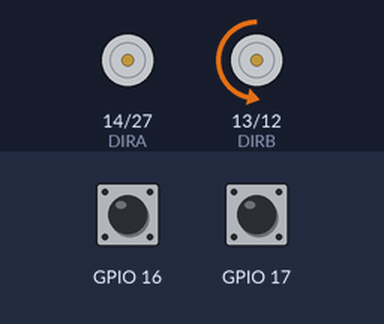
A sketch run on a simulated ESP32. Parts: direction and speed pins drawn as motors (green arrow = direction pin HIGH = forward, orange = LOW = backward, longer = more drive). The inputs (shaded band) are chosen by the test bench; at power-on: GPIO 16 HIGH, GPIO 17 HIGH. What the sketch prints to the serial monitor is not drawn.

Above: at 1.2 s.
1.3 s: GPIO 16 pulled LOW for 0.15 s
At 2.5 s:
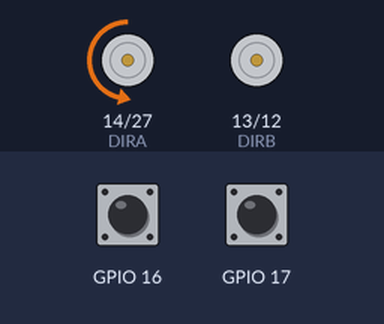
2.9 s: GPIO 17 pulled LOW for 0.15 s
At 3.9 s:
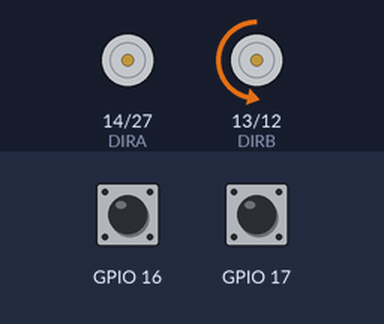
4.5 s: GPIO 16 pulled LOW for 1 s
At 5.1 s:
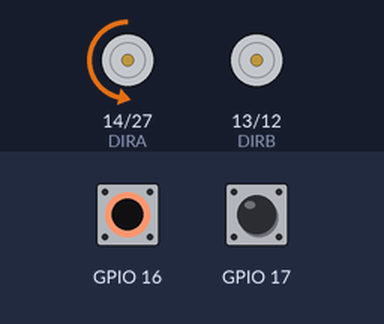
7.0 s: GPIO 17 pulled LOW for 1 s
At 8.2 s:
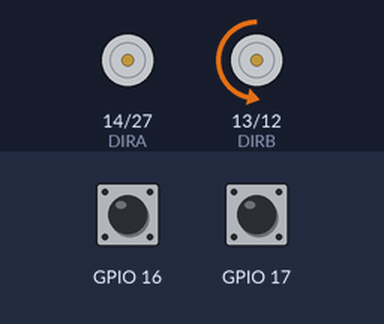
Timing chart, 0 to 10.0 s (numbered marks = the images above; inputs shaded):
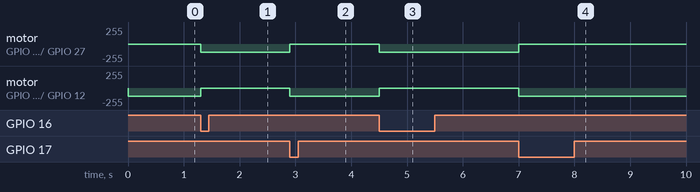

Measured:
- after the input at 1.3 s, motor on GPIO 14 (DIRA) / GPIO 27 (PWMA): stopped → backward 125/255 at once; motor on GPIO 13 (DIRB) / GPIO 12 (PWMB): backward 125/255 → stopped at once
- after the input at 2.9 s, motor on GPIO 14 (DIRA) / GPIO 27 (PWMA): backward 125/255 → stopped at once; motor on GPIO 13 (DIRB) / GPIO 12 (PWMB): stopped → backward 125/255 at once
- after the input at 4.5 s, motor on GPIO 14 (DIRA) / GPIO 27 (PWMA): stopped → backward 125/255 at once; motor on GPIO 13 (DIRB) / GPIO 12 (PWMB): backward 125/255 → stopped at once
- after the input at 7.0 s, motor on GPIO 14 (DIRA) / GPIO 27 (PWMA): backward 125/255 → stopped at once; motor on GPIO 13 (DIRB) / GPIO 12 (PWMB): stopped → backward 125/255 at once

The sketch:

testMotorsEncodersStraight.ino
```cpp
//pins for motors
#define PWMA 27
#define DIRA 14
#define PWMB 12
#define DIRB 13

struct Tick {
  const uint8_t PIN;
  uint32_t numberTicks;
  bool tickOn;
};

Tick encoder1 = {16, 0, false};
Tick encoder2 = {17, 0, false};

void IRAM_ATTR isr() {
  encoder1.numberTicks += 1;
  encoder1.tickOn = true;
}
void IRAM_ATTR isr2() {
  encoder2.numberTicks += 1;
  encoder2.tickOn = true;
}


void setup()
{

  Serial.begin(115200);

  // pinMode( PWMA, OUTPUT);
  pinMode( DIRA, OUTPUT);
  // pinMode( PWMB, OUTPUT);
  pinMode( DIRB, OUTPUT);

  ledcAttachPin(PWMA, 1); // assign RGB led pins to channels
  ledcAttachPin(PWMB, 2);
  // Initialize channels
  // channels 0-15, resolution 1-16 bits, freq limits depend on resolution
  // ledcSetup(uint8_t channel, uint32_t freq, uint8_t resolution_bits);
  ledcSetup(1, 12000, 8); // 12 kHz PWM, 8-bit resolution
  ledcSetup(2, 12000, 8);


  pinMode(encoder1.PIN, INPUT_PULLUP);
  pinMode(encoder2.PIN, INPUT_PULLUP);
  attachInterrupt(encoder1.PIN, isr, FALLING);
  attachInterrupt(encoder2.PIN, isr2, FALLING);


  Serial.println("starting...");
}


void loop()
{

  int speed0 = 125;
  int speed1 = 125;


  //Serial.println("BOTH MOTORS...");
  if ( encoder1.numberTicks > encoder2.numberTicks) {
    motorA (speed1, 0);
    motorB (0, 0);
  } else {
    motorA (0, 0);
    motorB (speed1, 0);
  }
  //  delay (TIME);
  //  motor0 (speed1, 1);
  //  motor1 (speed1, 1);
  //  delay (TIME);
  //  motor0 (0, 0);
  //  motor1 (0, 0);

  //for debugging
  //  if (encoder1.tickOn ) {
  //    Serial.printf("Encoder 1 has been %u times", encoder1.numberTicks);
  //    Serial.printf(" and Encoder 2 %u \n", encoder2.numberTicks);
  //    encoder1.tickOn = false;
  //  }
  //  if (encoder2.tickOn ) {
  //    Serial.printf("Encoder 1 has been %u times", encoder1.numberTicks);
  //    Serial.printf(" and Encoder 2 %u \n", encoder2.numberTicks);
  //    encoder2.tickOn = false;
  //  }


}


void motorA ( int speed, int direction) {
  if (direction) {
    digitalWrite(DIRA, HIGH);
    ledcWrite(1, 255 - speed);

    // sigmaDeltaWrite(0, 255 - speed);
  }
  else {
    digitalWrite(DIRA, LOW);
    //sigmaDeltaWrite(0, speed);
    ledcWrite(1, speed);
  }
}

void motorB ( int speed, int direction) {
  if (direction) {
    digitalWrite(DIRB, HIGH);
    //sigmaDeltaWrite(3, 255 - speed);
    ledcWrite(2, 255 - speed);
  }
  else {
    digitalWrite(DIRB, LOW);
    //sigmaDeltaWrite(3, speed);
    ledcWrite(2, speed);
  }
}
```
